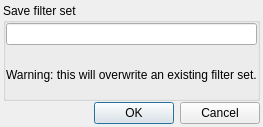
<?xml version="1.0" encoding="UTF-8"?>
<ui version="4.0">
 <class>AddFilterPresetDialog</class>
 <widget class="QDialog" name="AddFilterPresetDialog">
  <property name="windowModality">
   <enum>Qt::WindowModal</enum>
  </property>
  <property name="geometry">
   <rect>
    <x>0</x>
    <y>0</y>
    <width>211</width>
    <height>127</height>
   </rect>
  </property>
  <property name="windowTitle">
   <string>Save filter set</string>
  </property>
  <property name="windowIcon">
   <iconset>
    <normalon>:subsurface-icon</normalon>
   </iconset>
  </property>
  <layout class="QVBoxLayout" name="verticalLayout_2">
   <property name="spacing">
    <number>1</number>
   </property>
   <property name="leftMargin">
    <number>3</number>
   </property>
   <property name="topMargin">
    <number>3</number>
   </property>
   <property name="rightMargin">
    <number>3</number>
   </property>
   <property name="bottomMargin">
    <number>3</number>
   </property>
   <item>
    <widget class="QGroupBox" name="groupBox">
     <property name="title">
      <string>Save filter set</string>
     </property>
     <layout class="QVBoxLayout" name="verticalLayout">
      <property name="leftMargin">
       <number>0</number>
      </property>
      <property name="topMargin">
       <number>0</number>
      </property>
      <property name="rightMargin">
       <number>0</number>
      </property>
      <property name="bottomMargin">
       <number>0</number>
      </property>
      <item>
       <widget class="QLineEdit" name="name"/>
      </item>
      <item>
       <widget class="QLabel" name="duplicateWarning">
        <property name="text">
         <string>Warning: this will overwrite an existing filter set.</string>
        </property>
       </widget>
      </item>
     </layout>
    </widget>
   </item>
   <item>
    <widget class="QDialogButtonBox" name="buttonBox">
     <property name="orientation">
      <enum>Qt::Horizontal</enum>
     </property>
     <property name="standardButtons">
      <set>QDialogButtonBox::Cancel|QDialogButtonBox::Ok</set>
     </property>
    </widget>
   </item>
  </layout>
 </widget>
 <resources>
  <include location="../subsurface.qrc"/>
 </resources>
 <connections/>
</ui>
